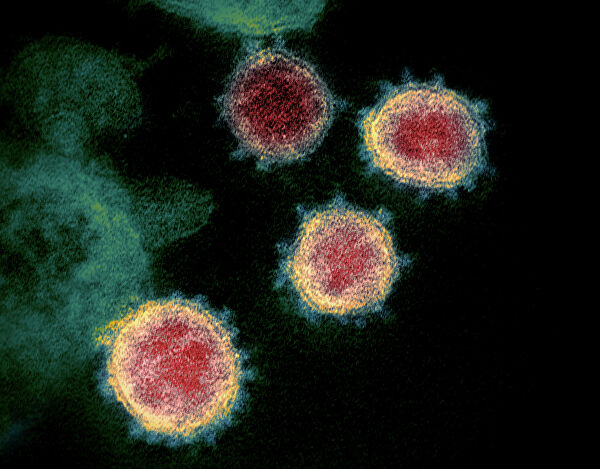
#> input picture image/corona.jpg, 600 x 469 px, found by its file name
$ python way_noise.py
#> lines starting #> are read from the running program, lines starting #| are printed output that depends on the picture; after the words box and inside, x2 and y2 are one past the last pixel; in counts of white or black regions, pixels touching at a corner belong together
import cv2 as cv
import numpy as np
from matplotlib import pyplot as plt
img = cv.imread('C:\python\(((_OpenCV\image\corona.jpg',0)
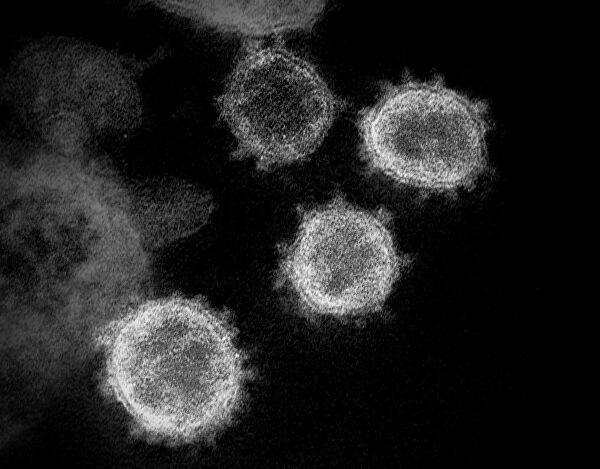
#> img: shape (469, 600); min 0, max 250, mean 33.5
# global thresholding
ret1,th1 = cv.threshold(img,127,255,cv.THRESH_BINARY)
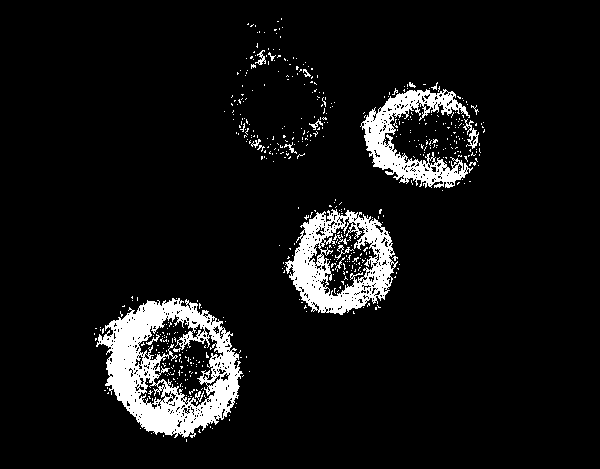
#> th1: shape (469, 600); 7.6% white; 533 white regions (514 under 20 px), largest, box (x1, y1, x2, y2) and area: (96, 298, 243, 438) 9535, (285, 209, 398, 315) 5468, (360, 89, 473, 188) 4083
# Otsu's thresholding
ret2,th2 = cv.threshold(img,0,255,cv.THRESH_BINARY+cv.THRESH_OTSU)
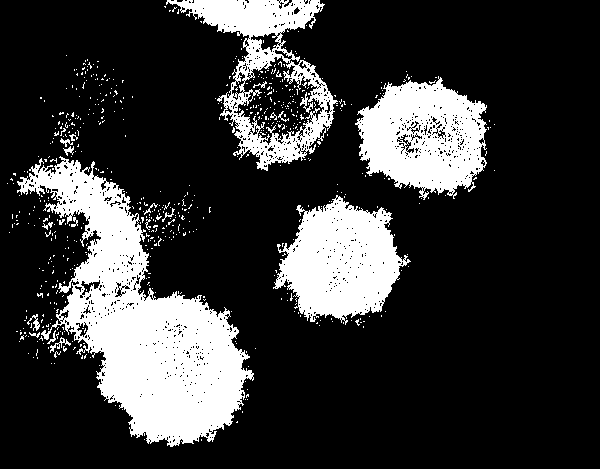
#> th2: shape (469, 600); 21.2% white; 621 white regions (601 under 20 px), largest, box (x1, y1, x2, y2) and area: (17, 156, 254, 447) 27348, (273, 195, 411, 325) 10728, (355, 76, 487, 200) 10538
#> ret2 = 64
# Otsu's thresholding after Gaussian filtering
blur = cv.GaussianBlur(img,(5,5),0)
ret3,th3 = cv.threshold(blur,0,255,cv.THRESH_BINARY+cv.THRESH_OTSU)
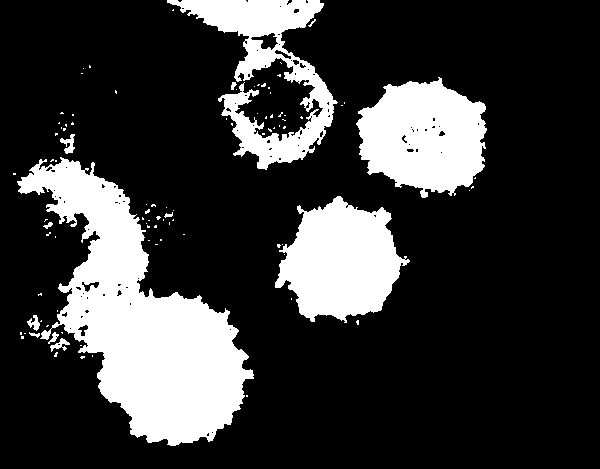
#> th3: shape (469, 600); 21.9% white; 95 white regions (82 under 20 px), largest, box (x1, y1, x2, y2) and area: (17, 157, 254, 446) 28820, (356, 77, 487, 198) 11177, (275, 196, 410, 323) 10969
#> ret3 = 62
# plot all the images and their histograms
images = [img, 0, th1,
          img, 0, th2,
          blur, 0, th3]
titles = ['Original Noisy Image','Histogram','Global Thresholding (v=127)',
          'Original Noisy Image','Histogram',"Otsu's Thresholding",
          'Gaussian filtered Image','Histogram',"Otsu's Thresholding"]
for i in range(3):
    plt.subplot(3,3,i*3+1),plt.imshow(images[i*3],'gray')
    plt.title(titles[i*3]), plt.xticks([]), plt.yticks([])
    plt.subplot(3,3,i*3+2),plt.hist(images[i*3].ravel(),256)
    plt.title(titles[i*3+1]), plt.xticks([]), plt.yticks([])
    plt.subplot(3,3,i*3+3),plt.imshow(images[i*3+2],'gray')
    plt.title(titles[i*3+2]), plt.xticks([]), plt.yticks([])
plt.savefig('researching_of_binary_and_filters.jpg')
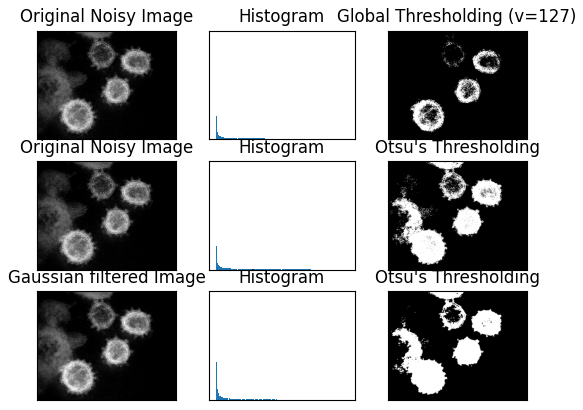
#> figure drawn by matplotlib, 9 panels
plt.show()
